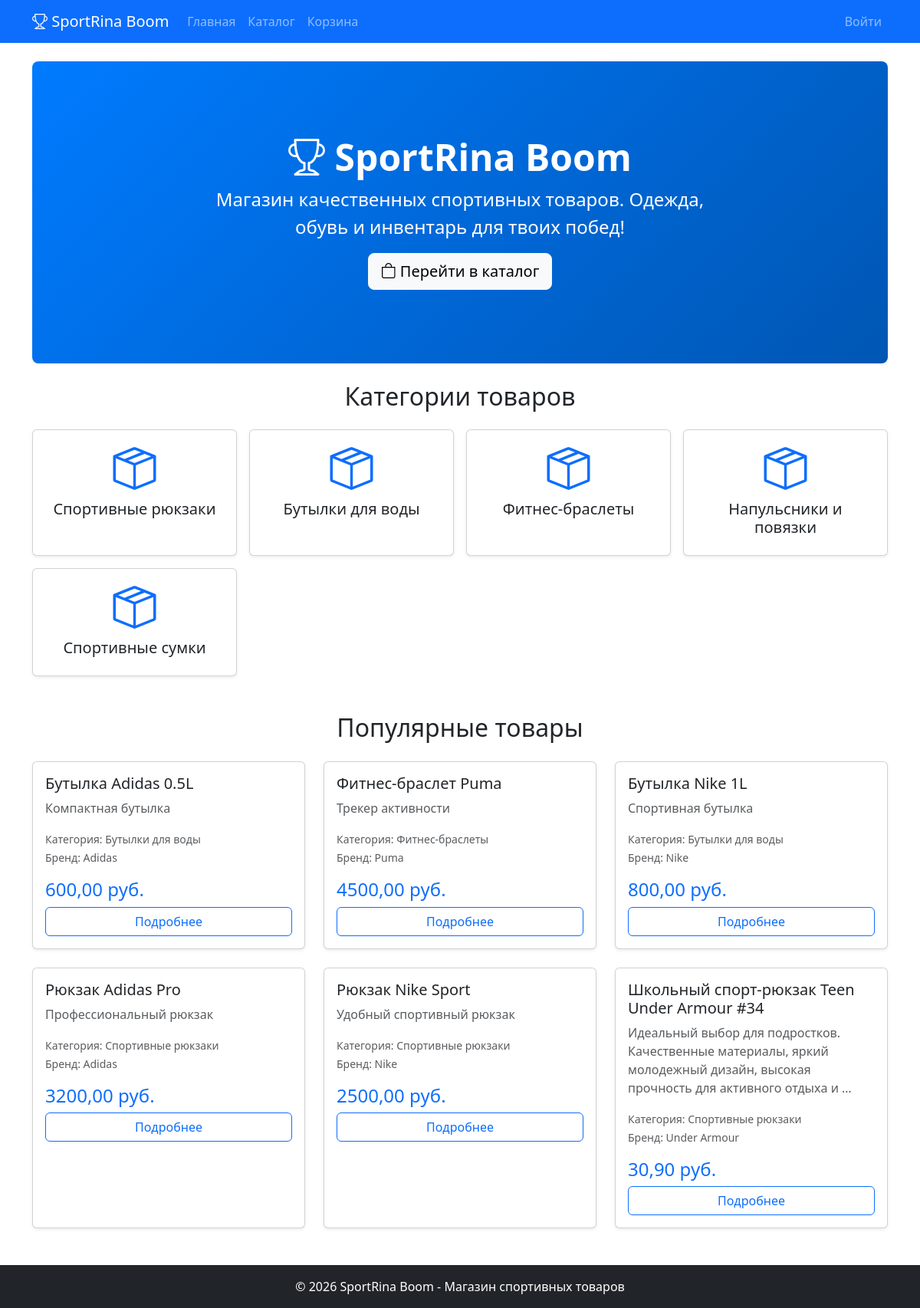
The page / on the database its author committed.
### store/models.py (models this page shows, shortened)
class Category(models.Model):
    name = models.CharField(max_length=200, verbose_name='Название категории')
    class Meta:
        verbose_name = 'Категория'
        verbose_name_plural = 'Категории'

class Product(models.Model):
    title = models.CharField(max_length=200, verbose_name='Название')
    description = models.TextField(verbose_name='Описание', blank=True)
    price = models.DecimalField(
        max_digits=10, decimal_places=2,
        verbose_name='Цена',
        validators=[MinValueValidator(0.0)]
    )
    stock_quantity = models.PositiveIntegerField(verbose_name='Количество на складе', default=0)
    image = models.ImageField(upload_to='products/', blank=True, null=True, verbose_name='Изображение')
    category = models.ForeignKey(Category, on_delete=models.CASCADE, verbose_name='Категория')
    manufacturer = models.ForeignKey(Manufacturer, on_delete=models.CASCADE, verbose_name='Производитель')
    class Meta:
        verbose_name = 'Товар'
        verbose_name_plural = 'Товары'

class Manufacturer(models.Model):
    name = models.CharField(max_length=200, verbose_name='Название производителя')
    class Meta:
        verbose_name = 'Производитель'
        verbose_name_plural = 'Производители'

### store/views.py (the view)
# urls.py: path('', views.index, name='index'),
def index(request):
    popular_products = Product.objects.order_by('-id')[:6]
    categories = Category.objects.all()
    return render(request, 'shop/index.html', {
        'popular_products': popular_products,
        'categories': categories,
    })

### store/templates/shop/index.html (shortened to what this page needs)
{% extends 'base.html' %}
{% load static %}
{% block content %}
<div class="p-5 mb-4 bg-light rounded-3 text-center" style="background: linear-gradient(135deg, #007bff 0%, #0056b3 100%); color: white;">
    <div class="container-fluid py-5">
        <h1 class="display-5 fw-bold">
            <i class="bi bi-trophy"></i> SportRina Boom
        </h1>
        <p class="col-md-8 fs-4 mx-auto">Магазин качественных спортивных товаров. Одежда, обувь и инвентарь для твоих побед!</p>
        <a class="btn btn-light btn-lg" href="/catalog/" role="button">
            <i class="bi bi-bag"></i> Перейти в каталог
        </a>
    </div>
</div>
<h2 class="mb-4 text-center">Категории товаров</h2>
<div class="row row-cols-2 row-cols-md-4 g-3 mb-5">
    {% for category in categories %}
    <div class="col">
        <a href="/catalog/?category={{ category.id }}" class="text-decoration-none">
            <div class="card text-center shadow-sm h-100">
                <div class="card-body">
                    <i class="bi bi-box-seam display-4 text-primary"></i>
                    <h5 class="card-title mt-2">{{ category.name }}</h5>
                </div>
            </div>
        </a>
    </div>
    {% endfor %}
</div>
<h2 class="mb-4 text-center">Популярные товары</h2>
<div class="row row-cols-1 row-cols-md-2 row-cols-lg-3 g-4">
    {% for product in popular_products %}
    <div class="col">
        <div class="card h-100 shadow-sm">
            <div class="card-body">
                <h5 class="card-title">{{ product.title }}</h5>
                <p class="card-text text-muted">{{ product.description|truncatewords:15 }}</p>
                <p class="card-text">
                    <small class="text-muted">
                        Категория: {{ product.category.name }}<br>
                        Бренд: {{ product.manufacturer.name }}
                    </small>
                </p>
                <h4 class="text-primary">{{ product.price }} руб.</h4>
                <a href="/catalog/{{ product.pk }}/" class="btn btn-outline-primary w-100">
                    Подробнее
                </a>
            </div>
        </div>
    </div>
    {% endfor %}
</div>
{% endblock %}

### templates/base.html (shortened to what this page needs)
<!DOCTYPE html>
{% load static %}
<html lang="ru">
<head>
    <link href="https://cdn.jsdelivr.net/npm/bootstrap@5.3.0/dist/css/bootstrap.min.css" rel="stylesheet">
    <link rel="stylesheet" href="https://cdn.jsdelivr.net/npm/bootstrap-icons@1.11.0/font/bootstrap-icons.css">
    <link rel="stylesheet" href="{% static 'css/style.css' %}">
</head>
<body>
    <nav class="navbar navbar-expand-lg navbar-dark bg-primary">
        <div class="container">
            <a class="navbar-brand" href="/">
                <i class="bi bi-trophy"></i> SportRina Boom
            </a>
            <div class="collapse navbar-collapse" id="navbarNav">
                <ul class="navbar-nav me-auto">
                    <li class="nav-item">
                        <a class="nav-link" href="/">Главная</a>
                    </li>
                    <li class="nav-item">
                        <a class="nav-link" href="/catalog/">Каталог</a>
                    </li>
                    <li class="nav-item">
                        <a class="nav-link" href="/cart/">Корзина</a>
                    </li>
                </ul>
                <ul class="navbar-nav">
                    {% if user.is_authenticated %}
                        <li class="nav-item">
                            <span class="nav-link">Привет, {{ user.username }}!</span>
                        </li>
                        <li class="nav-item">
                            <a class="nav-link" href="/admin/">Админка</a>
                        </li>
                    {% else %}
                        <li class="nav-item">
                            <a class="nav-link" href="/admin/">Войти</a>
                        </li>
                    {% endif %}
                </ul>
            </div>
        </div>
    </nav>
    <main class="container my-4">
        {% block content %}
        {% endblock %}
    </main>
    <footer class="bg-dark text-white text-center py-3 mt-5">
        <div class="container">
            <p class="mb-0">&copy; 2026 SportRina Boom - Магазин спортивных товаров</p>
        </div>
    </footer>
</body>
</html>

### rows shown on the page
Category: name "Спортивные рюкзаки"
Category: name "Бутылки для воды"
Category: name "Фитнес-браслеты"
Category: name "Напульсники и повязки"
Category: name "Спортивные сумки"
Product: title "Бутылка Adidas 0.5L", description "Компактная бутылка", category.name "Бутылки для воды", manufacturer.name "Adidas", price "600,00"
Product: title "Фитнес-браслет Puma", description "Трекер активности", category.name "Фитнес-браслеты", manufacturer.name "Puma", price "4500,00"
Product: title "Бутылка Nike 1L", description "Спортивная бутылка", category.name "Бутылки для воды", manufacturer.name "Nike", price "800,00"
Product: title "Рюкзак Adidas Pro", description "Профессиональный рюкзак", category.name "Спортивные рюкзаки", manufacturer.name "Adidas", price "3200,00"
Product: title "Рюкзак Nike Sport", description "Удобный спортивный рюкзак", category.name "Спортивные рюкзаки", manufacturer.name "Nike", price "2500,00"
Product: title "Школьный спорт-рюкзак Teen Under Armour #34", description "Идеальный выбор для подростков. Качественные материалы, яркий молодежный дизайн, высокая прочность для активного отдыха и …", category.name "Спортивные рюкзаки", manufacturer.name "Under Armour", price "30,90"
